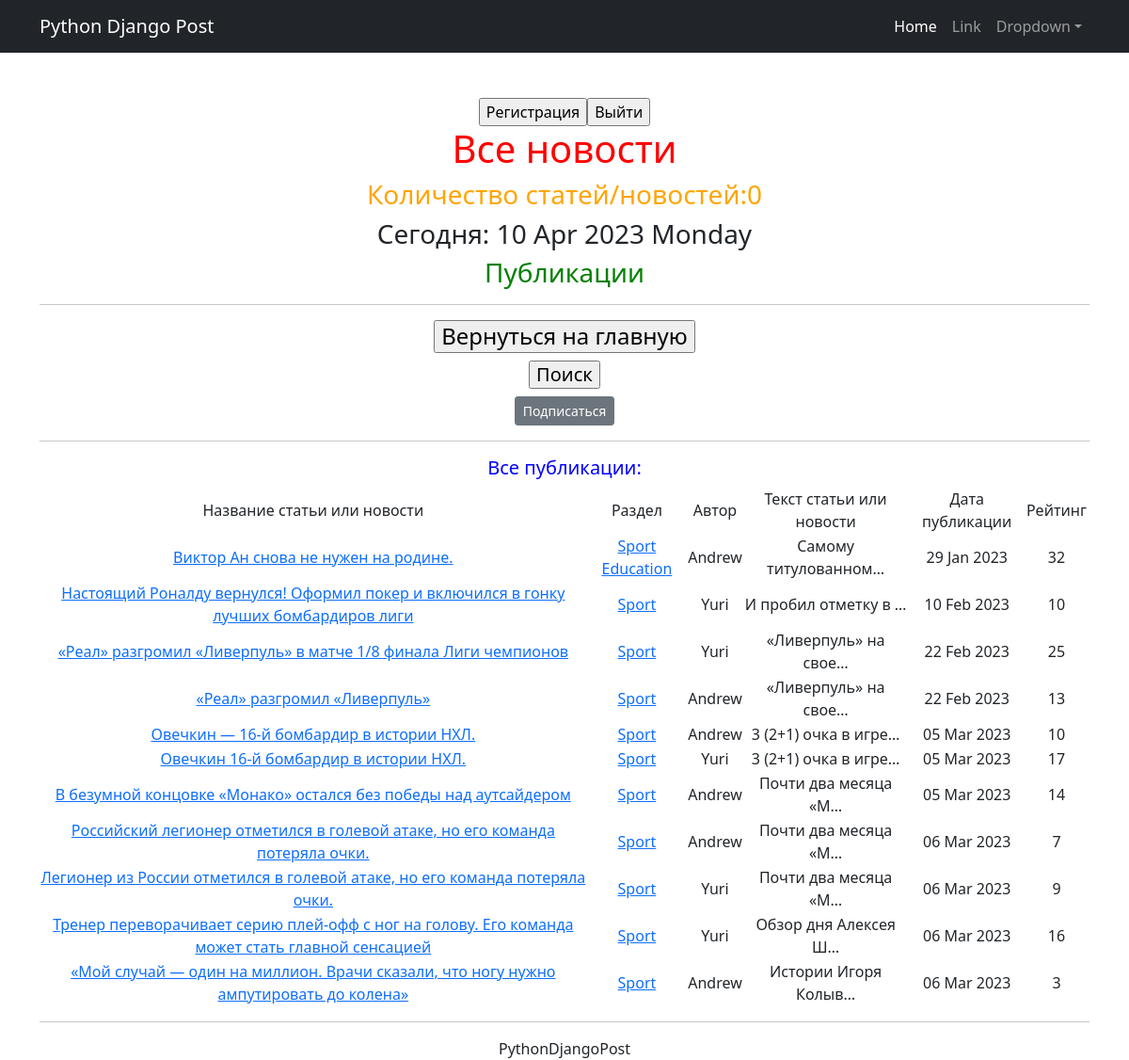
/articles/categories/1, run on the app's committed database.
### newsportal/models.py (models this page shows, shortened)
class Post(models.Model):
    author = models.ForeignKey(Author, on_delete=models.CASCADE)
    NEWS = 'NW'
    ARTICLE = 'AR'
    CATEGORY_CHOICES = (
        (NEWS, 'Новости'),
        (ARTICLE, 'Статья'),
    )
    categoryType = models.CharField(max_length=2, choices=CATEGORY_CHOICES, default=ARTICLE)
    dateCreation = models.DateTimeField(auto_now_add=True)
    postCategory = models.ManyToManyField(Category, through='PostCategory')
    title = models.CharField(max_length=128)
    text = models.TextField()
    rating = models.SmallIntegerField(default=0)

class Category(models.Model):
    name = models.CharField(max_length=64, unique=True)
    subscribers = models.ManyToManyField(User, related_name='categories')
    def __str__(self):
        return f'{self.name}'

class Author(models.Model):
    authorUser = models.OneToOneField(User, on_delete=models.CASCADE)
    ratingAuthor = models.SmallIntegerField(default=0)

### newsportal/views.py (the view)
# urls.py: path('categories/<int:pk>', CategoryListView.as_view(), name='category_list'),
class CategoryListView(ListView):
    model = Post
    template_name = 'category_list.html'
    context_object_name = 'category_news_list'
    def get_queryset(self):
        self.postCategory = get_object_or_404(Category, id=self.kwargs['pk'])
        queryset = Post.objects.filter(postCategory=self.postCategory).order_by()
        return queryset
    def get_context_data(self, **kwargs):
        context = super().get_context_data(**kwargs)
        context['is_not_subscriber'] = self.request.user not in self.postCategory.subscribers.all()
        context['category'] = self.postCategory
        return context

### newsportal/templatetags/custom_filters.py (called while the page is built)
@register.filter()
def censor(value):
   forbwords = ['припомнили', 'олимпийским', 'спортивную', 'победителю', 'лучшей', 'витамины', 'добавки', 'товары', 'поощрение', 'денежного', 'поведению', 'неправильном']
   if not isinstance(value, str):
      raise TypeError(f"Некорректный набор: '{type(value)}'Введите строковое значение")
   for word in value.split():
      if word.lower() in forbwords:
         value = value.replace(word, f"{word[0]}{'*' * (len(word) - 1)}")
   return value

### newsportal/templatetags/custom_tags.py (called while the page is built)
@register.simple_tag()
def current_time(format_string='%b %d %Y'):
   return datetime.utcnow().strftime(format_string)

### templates/category_list.html (shortened to what this page needs)
{% extends 'flatpages/default.html' %}
{% load custom_filters %}
{% load custom_tags %}
{% block content %}
    <div class="btn-group">
    <form><a href="http://127.0.0.1:8000/accounts/signup/"><input type="button" value="Регистрация" /></a></form>
        <form><a href="http://127.0.0.1:8000/accounts/logout/"><input type="button" value="Выйти" /></a></form>
    </div>
  <h1><font color="red">Все новости</font></h1>
   <h3><font color="orange">Количество статей/новостей:{{ news_content|length }}</font></h3>
   <h3>Сегодня: {% current_time '%d %b %Y %A' %}</h3>
    <h3><font color="green">Публикации</font></h3>
    <hr>
    {% if category_news_list %}
    <h4>
    <form><a href="{% url 'news_list' %}"><input type="button" value="Вернуться на главную" /></a></form>
    </h4>
    <h5>
    <form><a href="{% url 'post_search' %}"><input type="button" value="Поиск" /></a></form>
    </h5>
    <h5>
      {% if is_not_subscriber %}
    <p><a href="{% url 'subscribe' category.id %}" class="btn btn-secondary btn-sm">Подписаться</a></p>
      {% endif %}
    </h5>
    <hr>
    <h5><font color="blue">Все публикации:</font></h5>
       <table>
           <tr>
               <td>Название статьи или новости</td>
               <td>Раздел</td>
               <td>Автор</td>
               <td>Текст статьи или новости</td>
               <td>Дата публикации</td>
                <td>Рейтинг</td>
           <tr>
           {% for Post in category_news_list %}
           <tr>
               <td>
                   <a href="{% url 'news_detail' pk=Post.id %}">{{ Post.title|censor }}</a>
               </td>
               <td>
                     {% for category in Post.postCategory.all %}
                     <a href="{% url 'category_list' category.id %}">{{ category }}</a>
                     {% endfor %}
               </td>
               <td>{{ Post.author.authorUser }}</td>
               <td>{{ Post.text|truncatechars:20 }}</td>
               <td>{{ Post.dateCreation|date:'d M Y ' }}</td>
                <td>{{ Post.rating }}</td>
                <td>
                </td>
          <tr>
           {% endfor %}
       </table>
    {% else %}
       <h2>Публикаций нет!</h2>
    {% endif %}
    <hr>
    <h7>PythonDjangoPost</h7>
{% endblock content %}

### templates/flatpages/default.html (shortened to what this page needs)
<!DOCTYPE html>
<html lang="en">
    <head>
        {% load static %}
        <link href="{% static 'css/styles.css' %}" rel="stylesheet" />
    </head>
    <body>
        <nav class="navbar navbar-expand-lg navbar-dark bg-dark">
            <div class="container">
                <a class="navbar-brand" href="#">Python Django Post</a>
                <div class="collapse navbar-collapse" id="navbarSupportedContent">
                    <ul class="navbar-nav ms-auto mb-2 mb-lg-0">
                        <li class="nav-item"><a class="nav-link active" aria-current="page" href="#">Home</a></li>
                        <li class="nav-item"><a class="nav-link" href="#">Link</a></li>
                        <li class="nav-item dropdown">
                            <a class="nav-link dropdown-toggle" id="navbarDropdown" href="#" role="button" data-bs-toggle="dropdown" aria-expanded="false">Dropdown</a>
                        </li>
                    </ul>
                </div>
            </div>
        </nav>
        <div class="container">
            <div class="text-center mt-5">
                 {% block content %}{% endblock content %}
            </div>
        </div>
    </body>
</html>

### data on the page
Post: title|censor "Виктор Ан снова не нужен на родине.", author.authorUser "Andrew", text "Самому титулованном…", dateCreation "29 Jan 2023", rating "32"
Category: name "Sport"
Category: name "Education"
Post: title|censor "Настоящий Роналду вернулся! Оформил покер и включился в гонку лучших бомбардиров лиги", author.authorUser "Yuri", text "И пробил отметку в …", dateCreation "10 Feb 2023", rating "10"
Post: title|censor "«Реал» разгромил «Ливерпуль» в матче 1/8 финала Лиги чемпионов", author.authorUser "Yuri", text "«Ливерпуль» на свое…", dateCreation "22 Feb 2023", rating "25"
Post: title|censor "«Реал» разгромил «Ливерпуль»", author.authorUser "Andrew", text "«Ливерпуль» на свое…", dateCreation "22 Feb 2023", rating "13"
Post: title|censor "Овечкин — 16-й бомбардир в истории НХЛ.", author.authorUser "Andrew", text "3 (2+1) очка в игре…", dateCreation "05 Mar 2023", rating "10"
Post: title|censor "Овечкин 16-й бомбардир в истории НХЛ.", author.authorUser "Yuri", text "3 (2+1) очка в игре…", dateCreation "05 Mar 2023", rating "17"
Post: title|censor "В безумной концовке «Монако» остался без победы над аутсайдером", author.authorUser "Andrew", text "Почти два месяца «М…", dateCreation "05 Mar 2023", rating "14"
Post: title|censor "Российский легионер отметился в голевой атаке, но его команда потеряла очки.", author.authorUser "Andrew", text "Почти два месяца «М…", dateCreation "06 Mar 2023", rating "7"
Post: title|censor "Легионер из России отметился в голевой атаке, но его команда потеряла очки.", author.authorUser "Yuri", text "Почти два месяца «М…", dateCreation "06 Mar 2023", rating "9"
Post: title|censor "Тренер переворачивает серию плей-офф с ног на голову. Его команда может стать главной сенсацией", author.authorUser "Yuri", text "Обзор дня Алексея Ш…", dateCreation "06 Mar 2023", rating "16"
Post: title|censor "«Мой случай — один на миллион. Врачи сказали, что ногу нужно ампутировать до колена»", author.authorUser "Andrew", text "Истории Игоря Колыв…", dateCreation "06 Mar 2023", rating "3"

### other printed values
{{ news_content|length }} "0"
